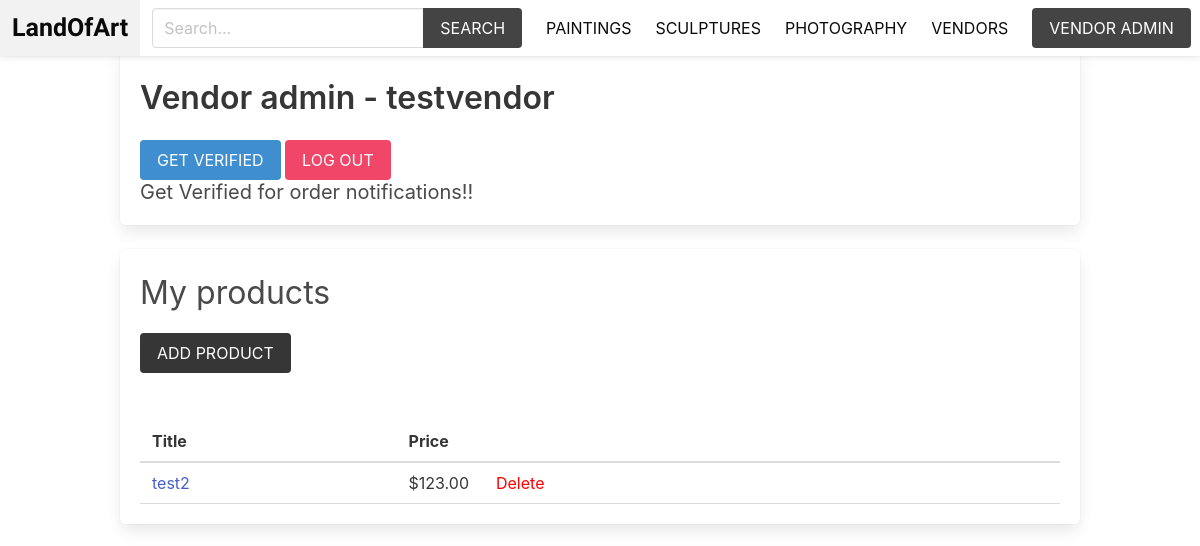
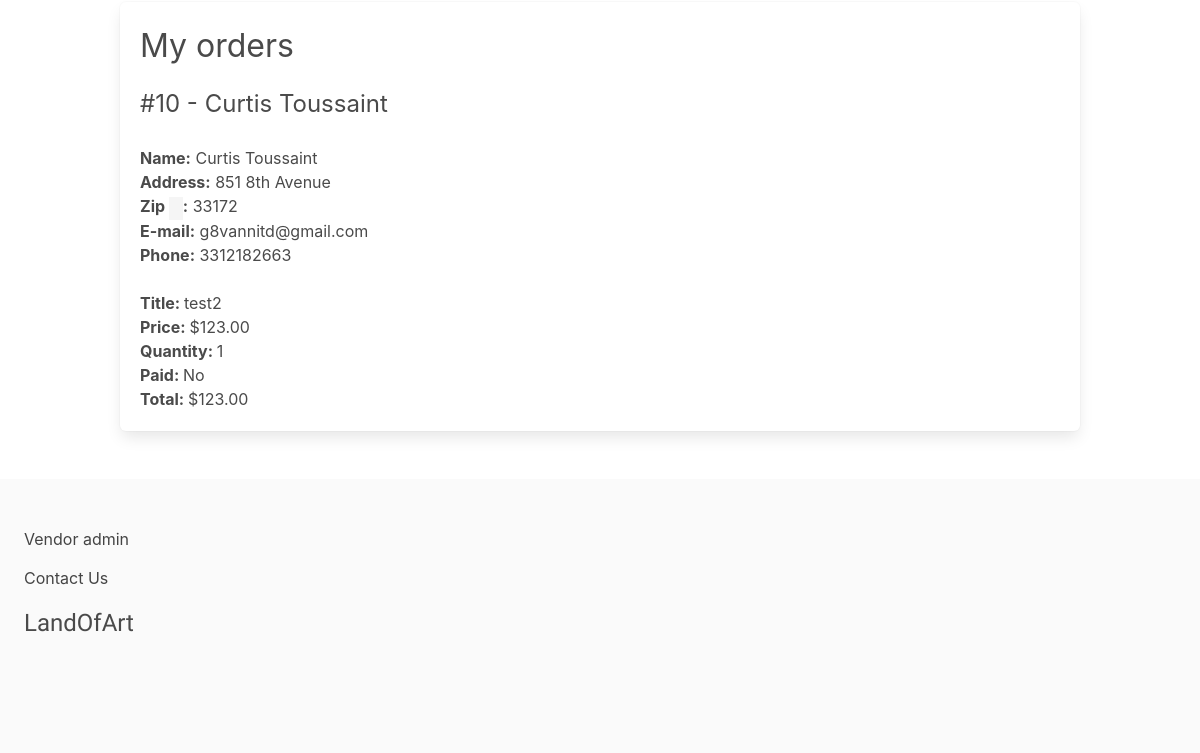
Page /vendors/vendor-admin/ (signed in) on the earlier database version (2 pictures, top to bottom).
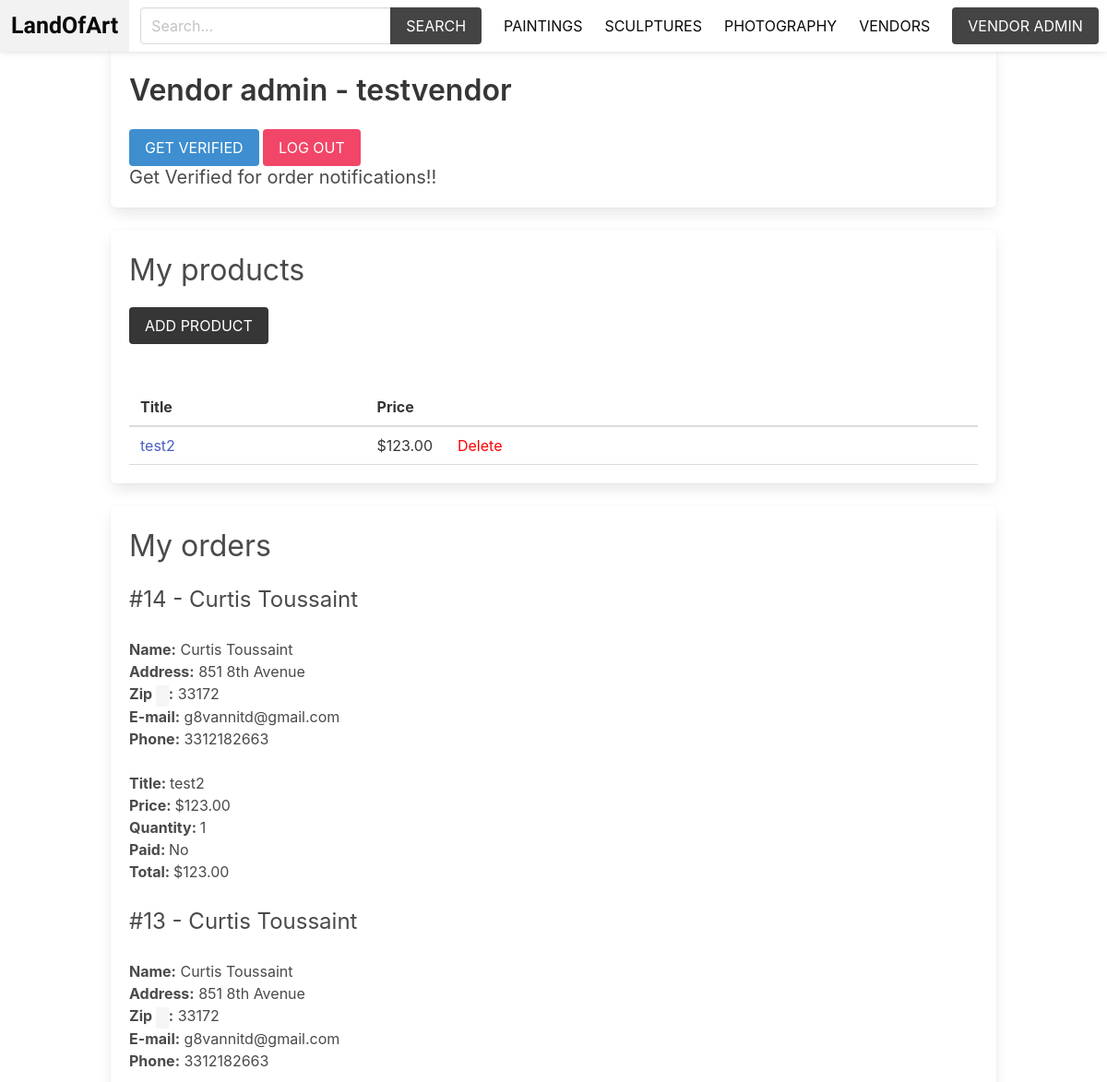
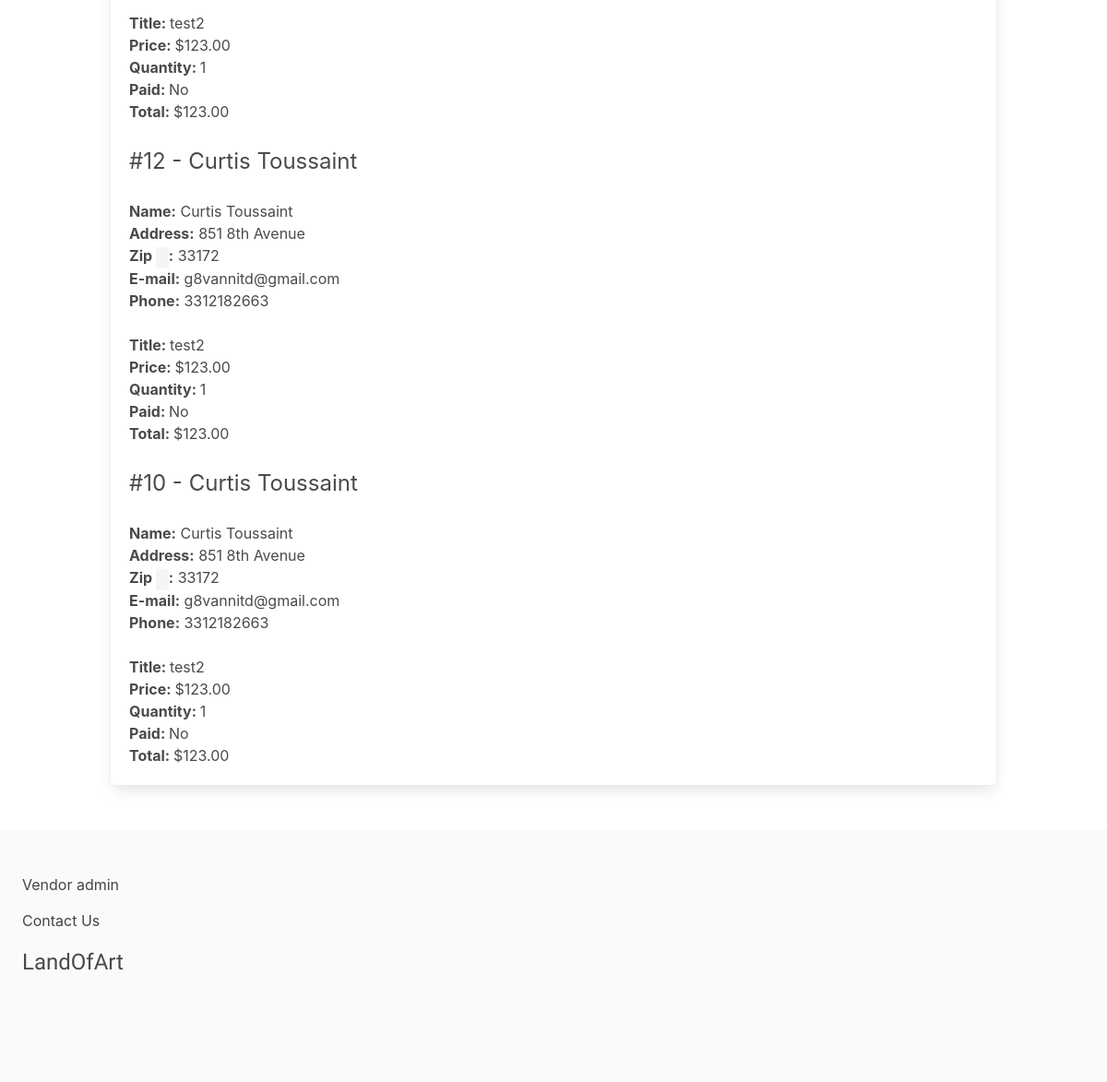
Same page on the later database version (2 pictures, top to bottom).
### apps/product/models.py (models this page shows, shortened)
class Category(models.Model):
    title = models.CharField(max_length=255)
    slug = models.SlugField(max_length=255)
    ordering = models.IntegerField(default=0)
    class Meta:
        ordering = ['ordering']

class Product(models.Model):
    category = models.ForeignKey(Category, related_name='products', on_delete=models.CASCADE)
    vendor = models.ForeignKey(Vendor, related_name='products', on_delete=models.CASCADE)
    title = models.CharField(max_length=255)
    slug = models.SlugField(max_length=255)
    description = models.TextField(blank=True, null=True)
    price = models.DecimalField(max_digits=9, decimal_places=2)
    date_added = models.DateTimeField(auto_now_add=True)
    image = models.ImageField(upload_to='uploads/', blank=True, null=True, validators=[validate_file_extension])
    thumbnail = models.ImageField(upload_to='uploads/', blank=True, null=True)
    class Meta:
        ordering = ['-date_added']

### apps/order/models.py (models this page shows, shortened)
class Order(models.Model):
    first_name = models.CharField(max_length=100)
    last_name = models.CharField(max_length=100)
    email = models.CharField(max_length=100)
    address = models.CharField(max_length=100)
    phone = models.CharField(max_length=100)
    zipcode = models.CharField(max_length=100)
    created_at = models.DateTimeField(auto_now_add=True)
    cost = models.DecimalField(max_digits=9, decimal_places=2)
    vendors = models.ManyToManyField(Vendor, related_name='orders')
    class Meta:
        ordering = ['-created_at']

class OrderItem(models.Model):
    order = models.ForeignKey(Order, related_name='items', on_delete=models.CASCADE)
    product = models.ForeignKey(Product, related_name='items', on_delete=models.CASCADE)
    vendor = models.ForeignKey(Vendor, related_name='items', on_delete=models.CASCADE)
    vendor_paid = models.BooleanField(default=False)
    price = models.DecimalField(max_digits=8, decimal_places=2)
    quantity = models.IntegerField(default=1)
    def get_total_price(self):
        return self.price * self.quantity

### apps/vendor/views.py (the view)
# urls.py: path('vendor-admin/', views.vendor_admin, name='vendor_admin'),
@login_required
def vendor_admin(request):
    vendor = request.user.vendor
    products = vendor.products.all()
    orders = vendor.orders.all()
    for order in orders:
        order.vendor_amount = 0
        order.vendor_paid_amount = 0
        order.fully_paid = False
    return render(request, 'vendor/vendor_admin.html', {'vendor': vendor, 'products': products, 'orders':orders })

### apps/cart/cart.py (called while the page is built)
    def __len__(self):
        return sum(item['quantity'] for item in self.cart.values())

### apps/cart/context_processors.py (called while the page is built)
def cart(request):
    return {'cart': Cart(request)}

### apps/product/context_processors.py (called while the page is built)
def menu_categories(request):
    categories = Category.objects.all()
    return{'menu_categories': categories}

### apps/vendor/templates/vendor/vendor_admin.html (shortened to what this page needs)
{% extends 'core/base.html' %}
{% block content %}
    <div class="box">
        <h1 class="title mt-3">Vendor admin - {{ vendor.name }}</h1>
         <a href="{% url 'edit_vendor' %}" class="button is-info is-uppercase">Get Verified</a>
        <a href="{% url 'logout' %}" class="button is-danger is-uppercase">Log out</a>
        <h2 class="subtitle is-danger">Get Verified for order notifications!!</h2>
    </div>
    <div class="box">
        <h2 class="is-size-3 mb-4">My products</h2>
        <a href="{% url 'add_product' %}" class="button is-dark is-uppercase mb-6">Add product</a>
        {% if products %}
            <table class="table is-fullwidth">
                <thead>
                    <tr>
                        <th>Title</th>
                        <th>Price</th>
                    </tr>
                </thead>
                <tbody>
                    {% for product in products %}
                        <tr>
                            <td><a href="{% url 'product' product.category.slug product.slug %}" >{{ product.title }}</a></td>
                            <td>${{ product.price }} &nbsp; &nbsp; &nbsp;<a href="{% url 'delete_product' product.id %}" class="remove">Delete</a></td>
                        </tr>
                    {% endfor %}
                </tbody>
            </table>
        {% else %}
            <p>You don't have any products yet...</p>
        {% endif %}
    </div>
    <div class="box">
        <h2 class="is-size-3 mb-4">My orders</h2>
        {% if orders %}
            {% for order in orders %}
                    <div class="columns is-multiline">
                        <div class="column is-6">
                            <h3 class="is-size-4">#{{ order.id }} - {{ order.first_name }} {{ order.last_name }}</h3>
                        </div>
                        <div class="column is-12">
                            <b>Name:</b> {{ order.first_name }} {{ order.last_name }}<br>
                            <b>Address:</b> {{ order.address }}<br>
                            <b>Zip <code></code>:</b> {{ order.zipcode }} {{ order.place }}<br>
                            <b>E-mail:</b> {{ order.email }}<br>
                            <b>Phone:</b> {{ order.phone }}
                        </div>
                    {% for item in order.items.all %}
                        {% if item.vendor == request.user.vendor %}
                            <div class="column is-12">
                                <b>Title: </b>{{ item.product.title }}<br>
                                <b>Price: </b>${{ item.product.price }}<br>
                                <b>Quantity: </b>{{ item.quantity }}<br>
                                <b>Paid: </b>{{ item.vendor_paid|yesno:"Yes,No" }}<br>
                                <b>Total: </b>${{ item.get_total_price }}<br>
                            </div>
                            {% endif %}
                    {% endfor %}
                    </div>
            {% endfor %}
        {% endif %}
    </div>
{% endblock %}

### apps/core/templates/core/base.html (shortened to what this page needs)
{% load static %}
<!DOCTYPE html>
<html lang="en">
<head>
    <link rel="stylesheet" href="https://cdn.jsdelivr.net/npm/bulma@0.9.1/css/bulma.min.css">
    <link rel="stylesheet" href="{% static 'styles/main.css' %}">
</head>
<body>
     <nav class="navbar is-white">
            <div class="navbar-brand">
                <a href="/" class="navbar-item"><strong>LandOfArt</strong></a>
            </div>
            <div class="navbar-menu" id="main-navbar">
                <div class="navbar-end">
                    <div class="navbar-item">
                        <form action="{% url 'search' %}" method="get">
                        <div class="field has-addons">
                            <div class="control">
                                <input type="text" class="input" placeholder="Search..." name="query">
                            </div>
                            <div class="control">
                                <button class="button is-dark is-uppercase">Search</button>
                            </div>
                        </div>
                    </form>
                    </div>
                </div>
                <div class="navbar-end">
                    {% for category in menu_categories %}
                    <a href="{% url 'category' category.slug %}" class="navbar-item"> {{ category.title }}</a>
                    {% endfor %}
                    <a href="{% url 'vendors' %}" class="navbar-item">Vendors</a>
                    <div class="navbar-item">
                    {% if request.user.is_authenticated %}
                        <a href="{% url 'vendor_admin' %}" class="button is-dark">Vendor admin</a>
                    {% else %}
                        <a href="{% url 'info_vendor' %}" class="navbar-item">Become vendor</a>
                    {% endif %}
                    </div>
                </div>
            </div>
        </nav>
        <section class="section ">
            <div class="container">
                {% block content %}
                {% endblock %}
            </div>
        </section>
         <footer class="footer">
                {% if request.user.is_authenticated %}
                    <a href="{% url 'vendor_admin' %}">Vendor admin</a>
                {% else %}
                    <a href="{% url 'info_vendor' %}">Become vendor</a>
                {% endif %} <br>
                <a href="{% url 'contact' %}" >Contact Us</a>
<h3 class="is-size-4 mb-4 loa">LandOfArt</h3>
        </footer>
</body>
</html>

Differences in the rows shown:
added Order: id "14", first_name "Curtis", last_name "Toussaint", address "851 8th Avenue", zipcode "33172", email "g8vannitd@gmail.com", phone "3312182663"
added OrderItem: product "test2", product.price "123.00", quantity "1", vendor_paid "No", get_total_price "123.00", shown under "14"
added Order: id "13", first_name "Curtis", last_name "Toussaint", address "851 8th Avenue", zipcode "33172", email "g8vannitd@gmail.com", phone "3312182663"
added OrderItem: product "test2", product.price "123.00", quantity "1", vendor_paid "No", get_total_price "123.00", shown under "13"
added Order: id "12", first_name "Curtis", last_name "Toussaint", address "851 8th Avenue", zipcode "33172", email "g8vannitd@gmail.com", phone "3312182663"
added OrderItem: product "test2", product.price "123.00", quantity "1", vendor_paid "No", get_total_price "123.00", shown under "12"
